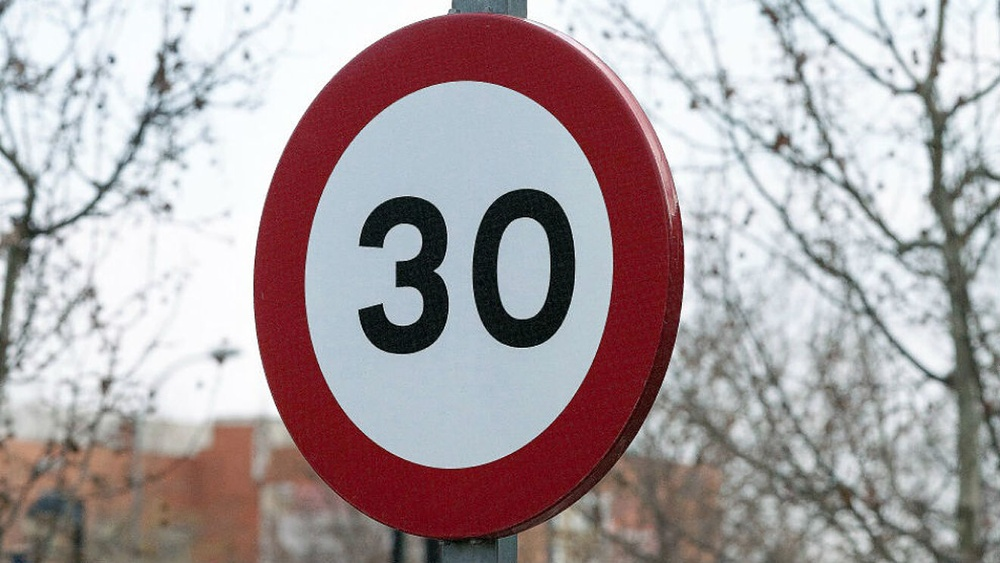
#> input picture pruebas/st30.jpg, 1000 x 563 px, shrunk from 1320 x 743 before the run
$ jupyter execute --allow-errors trafico2.ipynb
#> lines starting #> are read from the running program, lines starting #| are printed output that depends on the picture; after the words box and inside, x2 and y2 are one past the last pixel; in counts of white or black regions, pixels touching at a corner belong together
[cell 1]
import cv2 as cv
import numpy as np
import matplotlib.pyplot as plt

[cell 2]
img = cv.imread('st30.jpg',cv.IMREAD_COLOR)
#> img is the input picture: shape (563, 1000, 3); mean B, G, R 161.6, 159.1, 169.4
#img = cv.imread('60lejos.jpeg',cv.IMREAD_COLOR)

plt.imshow(cv.cvtColor(img,cv.COLOR_BGR2RGB))

[cell 3]
b,g,r = cv.split(img)
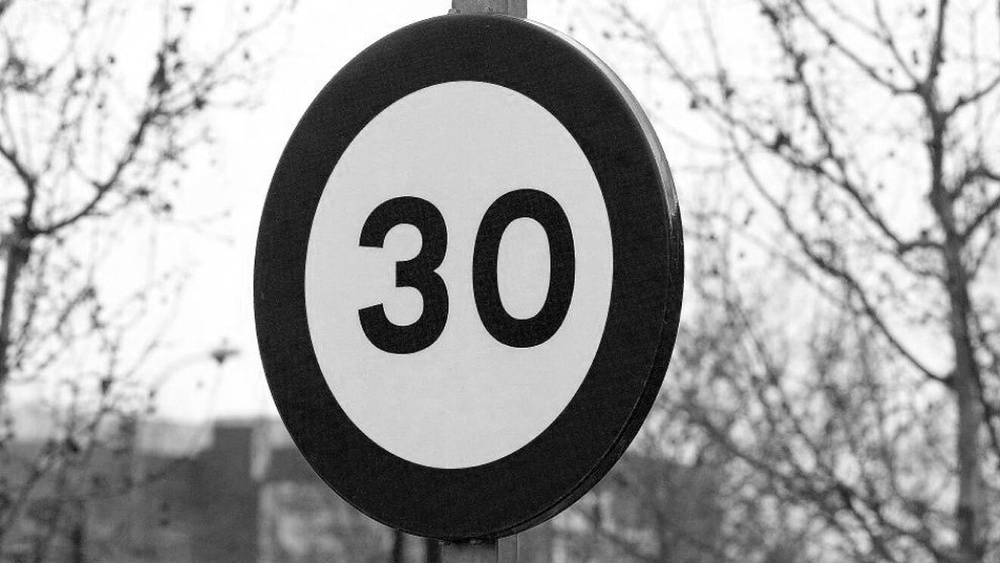
#> b: shape (563, 1000); min 0, max 255, mean 161.6
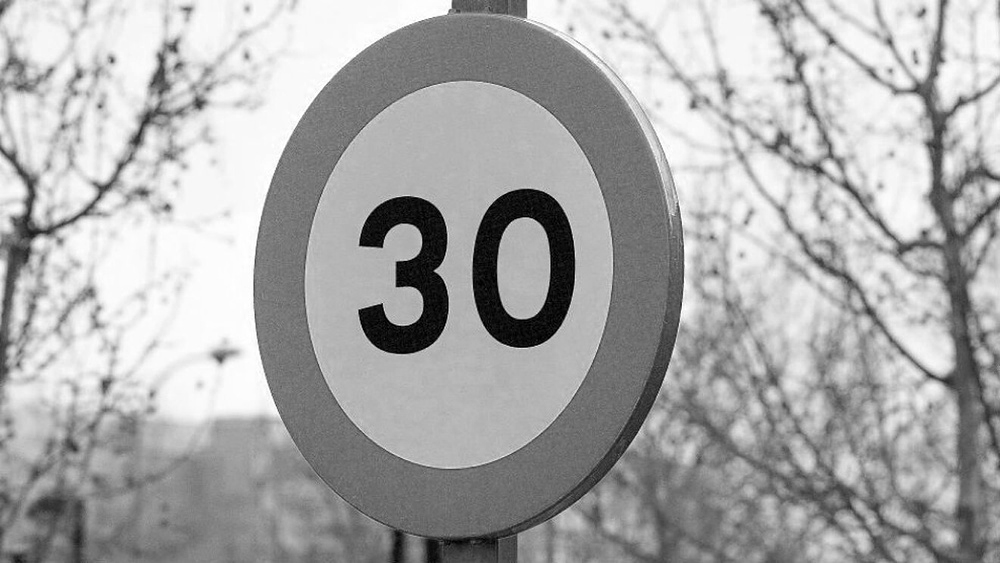
#> r: shape (563, 1000); min 0, max 255, mean 169.4
aux, gray = cv.threshold(b, 60, 255, cv.THRESH_BINARY)
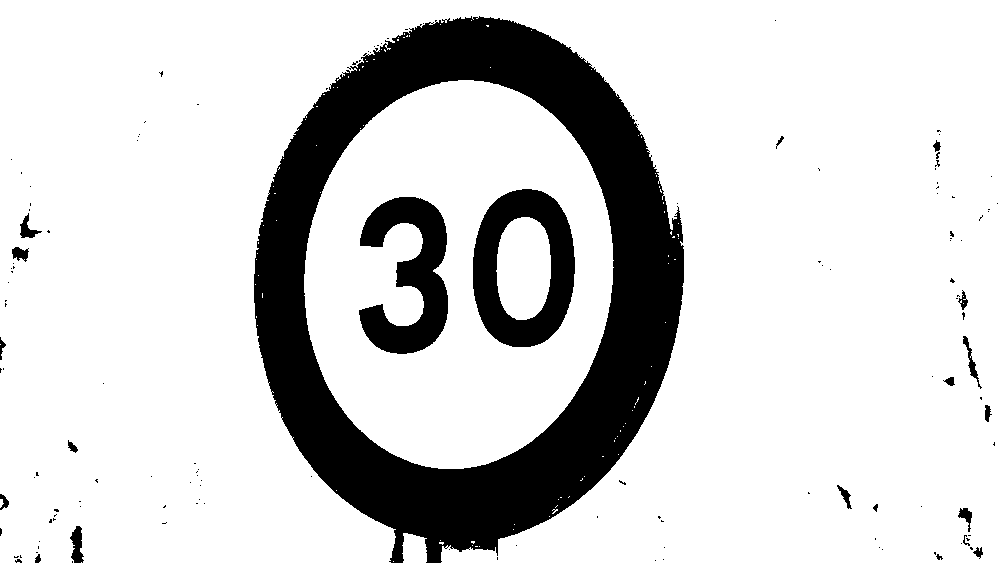
#> gray: shape (563, 1000); 82.3% white; 140 black regions (118 under 20 px), largest, box (x1, y1, x2, y2) and area: (254, 16, 684, 563) 81299, (473, 189, 575, 347) 8530, (359, 197, 448, 354) 7520

rd = cv.add(r,g)
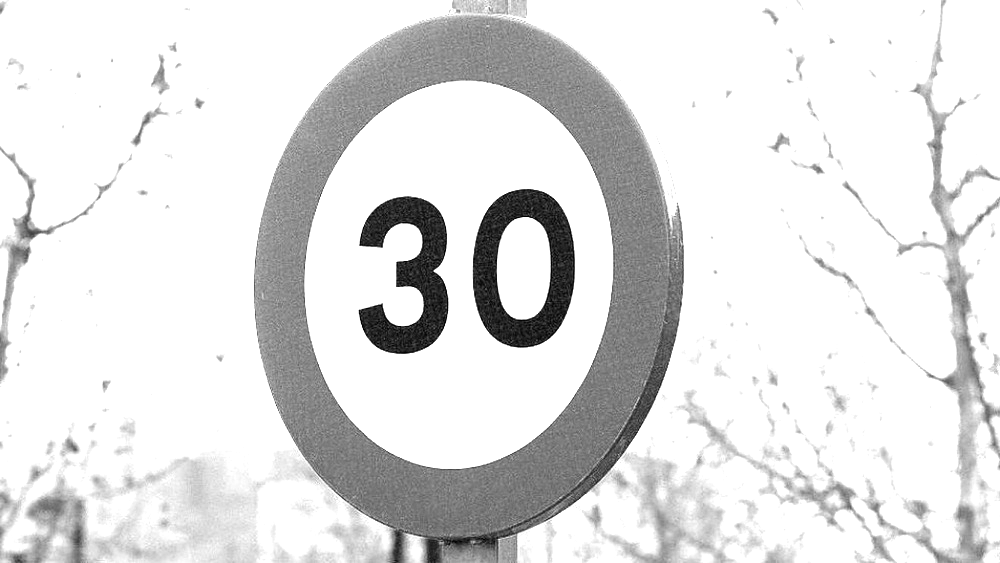
#> rd: shape (563, 1000); min 0, max 255, mean 224.4
rf = cv.add(rd,b)
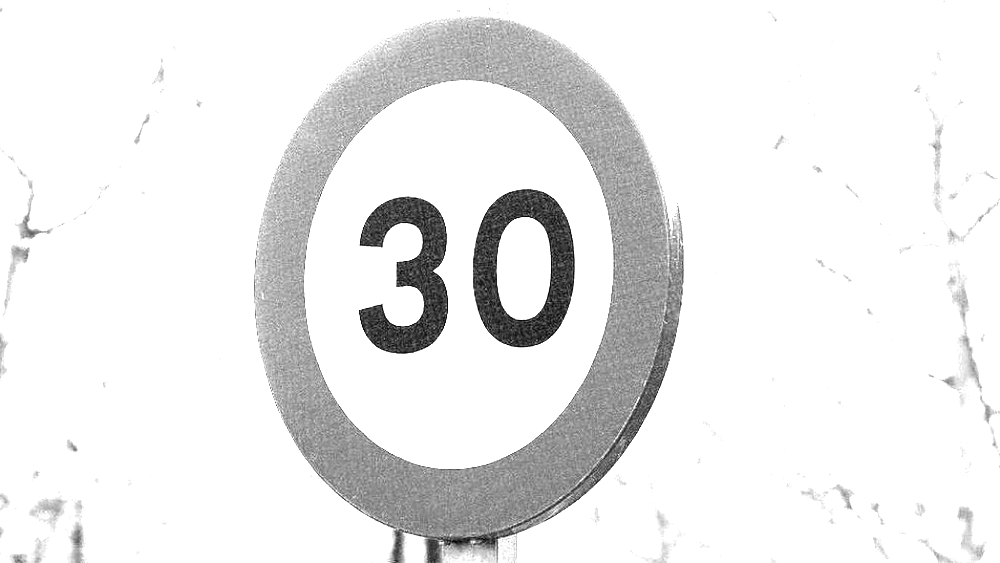
#> rf: shape (563, 1000); min 1, max 255, mean 235.1
aux, prueba = cv.threshold(rf, 0, 255, cv.THRESH_BINARY)
#> prueba: shape (563, 1000); every value is 255

plt.subplot(1,2,1)
plt.imshow(gray, cmap = 'gray')

plt.subplot(1,2,2)
plt.imshow(prueba, cmap = 'gray')

[cell 4]
gray_circle = cv.bitwise_not(gray)
gray_circle = cv.morphologyEx(gray_circle, cv.MORPH_HITMISS, np.array([[0,1,0],[1,-1,1],[0,1,0]], np.uint8), iterations=25)
#> gray_circle: shape (563, 1000); 3.2% white; 12 white regions (11 under 20 px), largest, box (x1, y1, x2, y2) and area: (281, 43, 659, 527) 17866
gray_circle = cv.morphologyEx(gray_circle, cv.MORPH_DILATE, np.array([[0,1,0],[1,-1,1],[0,1,0]], np.uint8), iterations=45)
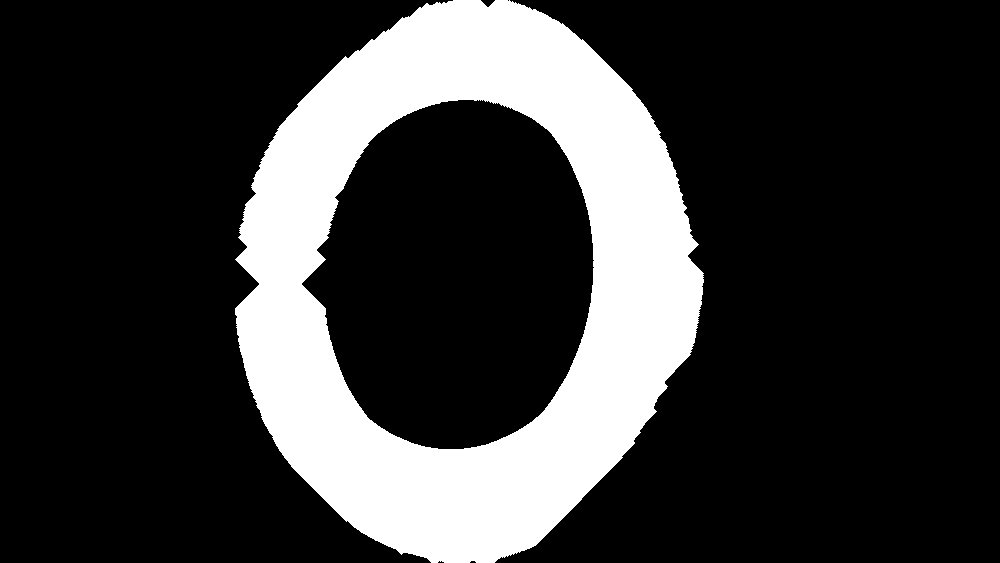
#> gray_circle: shape (563, 1000); 21.5% white; 1 white region, box (x1, y1, x2, y2) and area: (235, 0, 704, 563) 120938

plt.imshow(gray_circle, cmap = 'gray')

[cell 5]
gray_circle = gray_circle & cv.bitwise_not(gray)
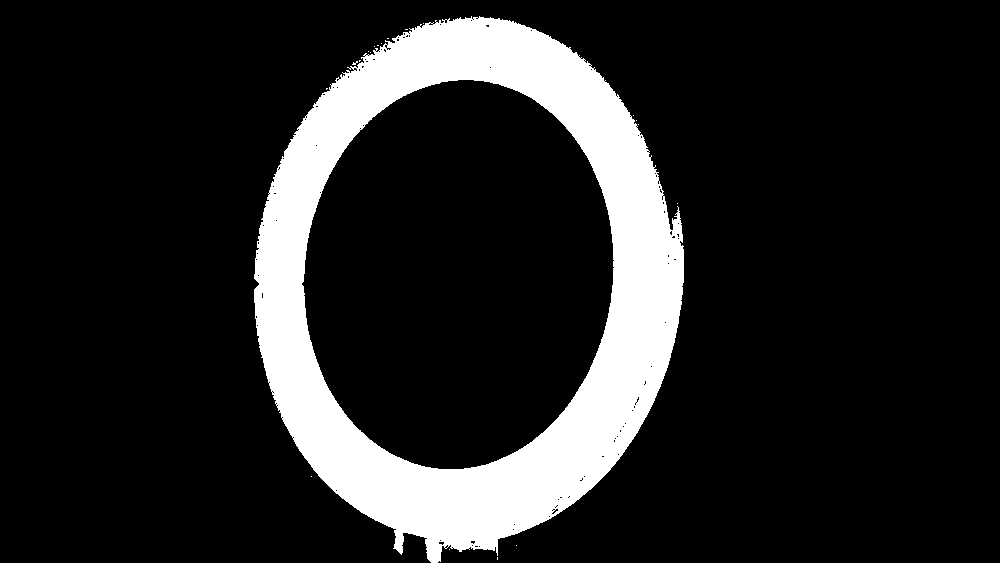
#> gray_circle: shape (563, 1000); 14.4% white; 20 white regions (19 under 20 px), largest, box (x1, y1, x2, y2) and area: (254, 16, 684, 563) 81112
gray_circle = cv.medianBlur(gray_circle, 3)
#> gray_circle: shape (563, 1000); 14.4% white; 1 white region, box (x1, y1, x2, y2) and area: (254, 17, 684, 563) 81285

plt.imshow(gray_circle, cmap = 'gray')

[cell 6]
edged = cv.Canny(gray_circle, 30, 200)
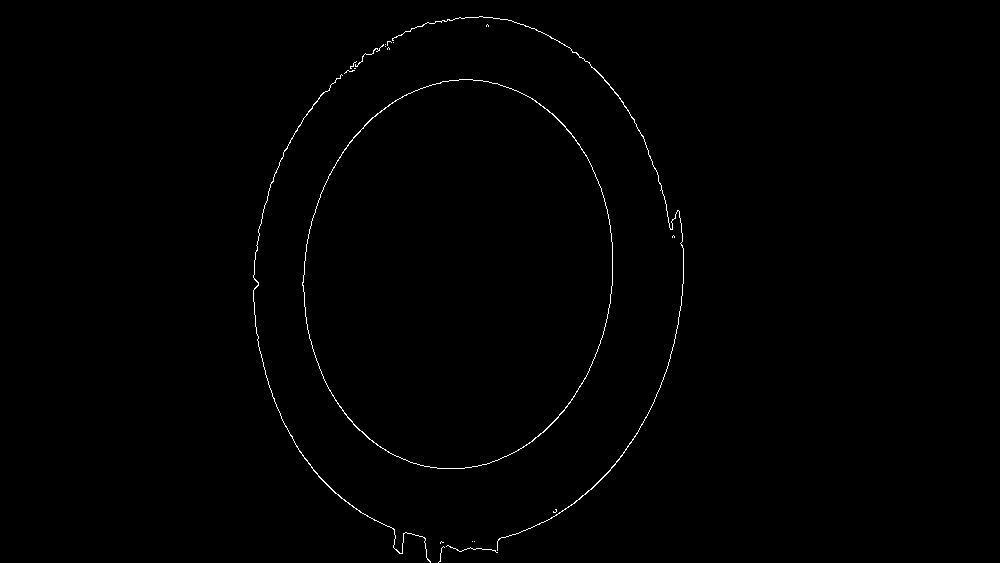
#> edged: shape (563, 1000); 0.52% white in thin lines or dots, all inside (x1, y1, x2, y2) = (253, 16, 684, 563)

plt.imshow(edged, cmap = 'gray')

[cell 7]
minDist = 100
param1 = 30 #500
param2 = 110 #200
minRadius = 200
maxRadius = int(edged.shape[0]/2) #10
#> maxRadius = 281

circles = cv.HoughCircles(edged, cv.HOUGH_GRADIENT, dp=1.9, minDist=minDist, param1=param1, param2=param2, minRadius=minRadius, maxRadius=maxRadius)
#> circles = None
#> (the rest of this cell did not finish here and is left out)
